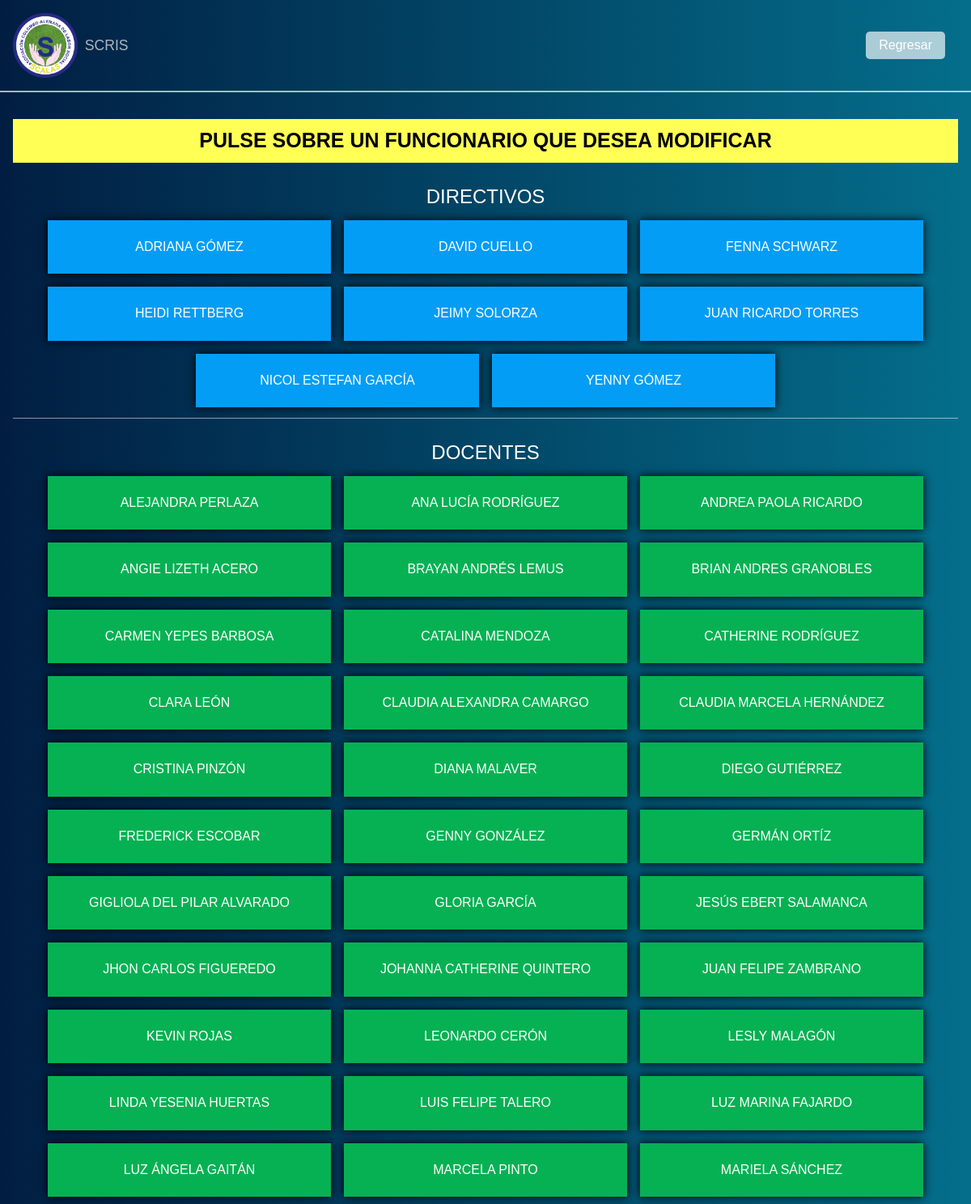
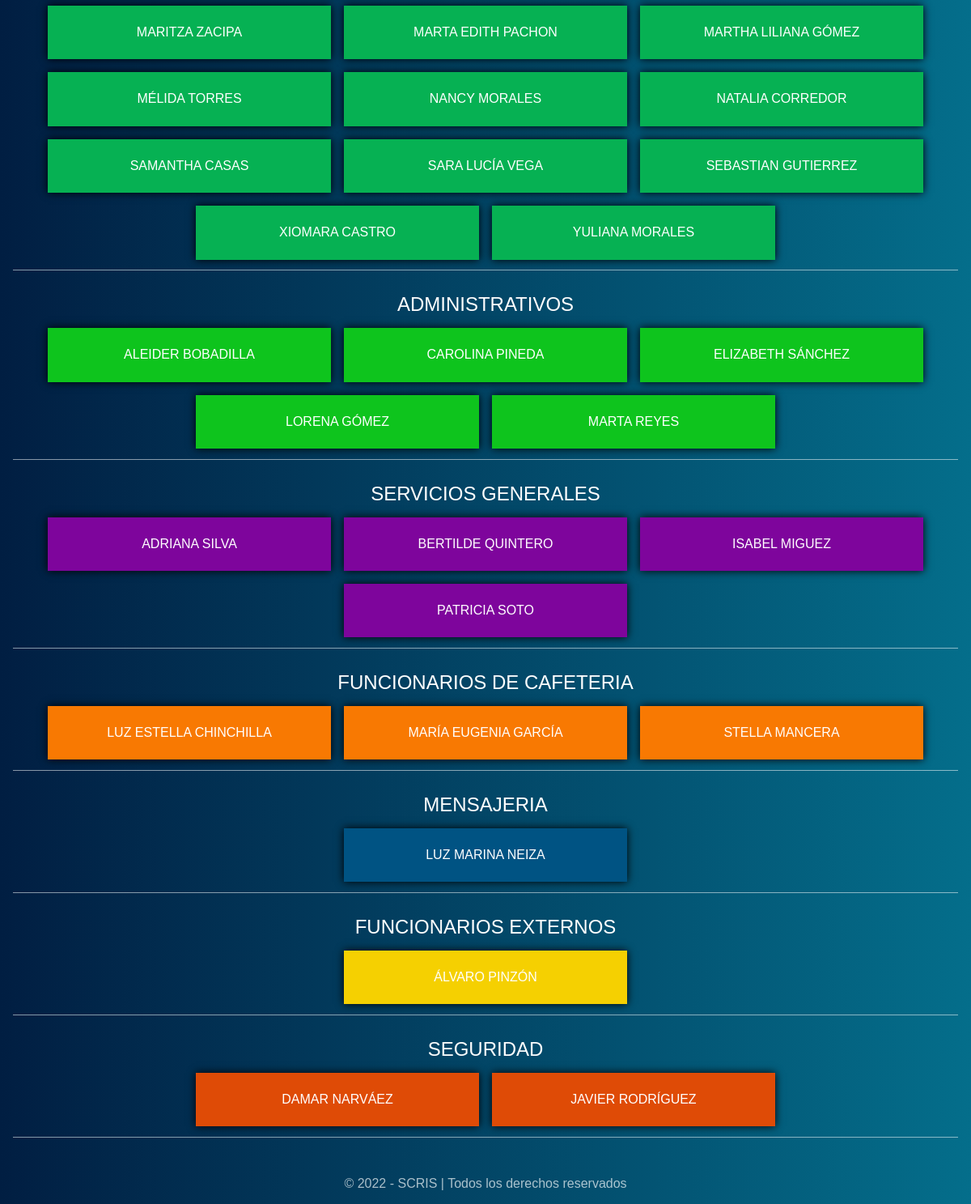
The app's page /packages/admin/modificar.php (signed in), older data (2 pictures, top to bottom).
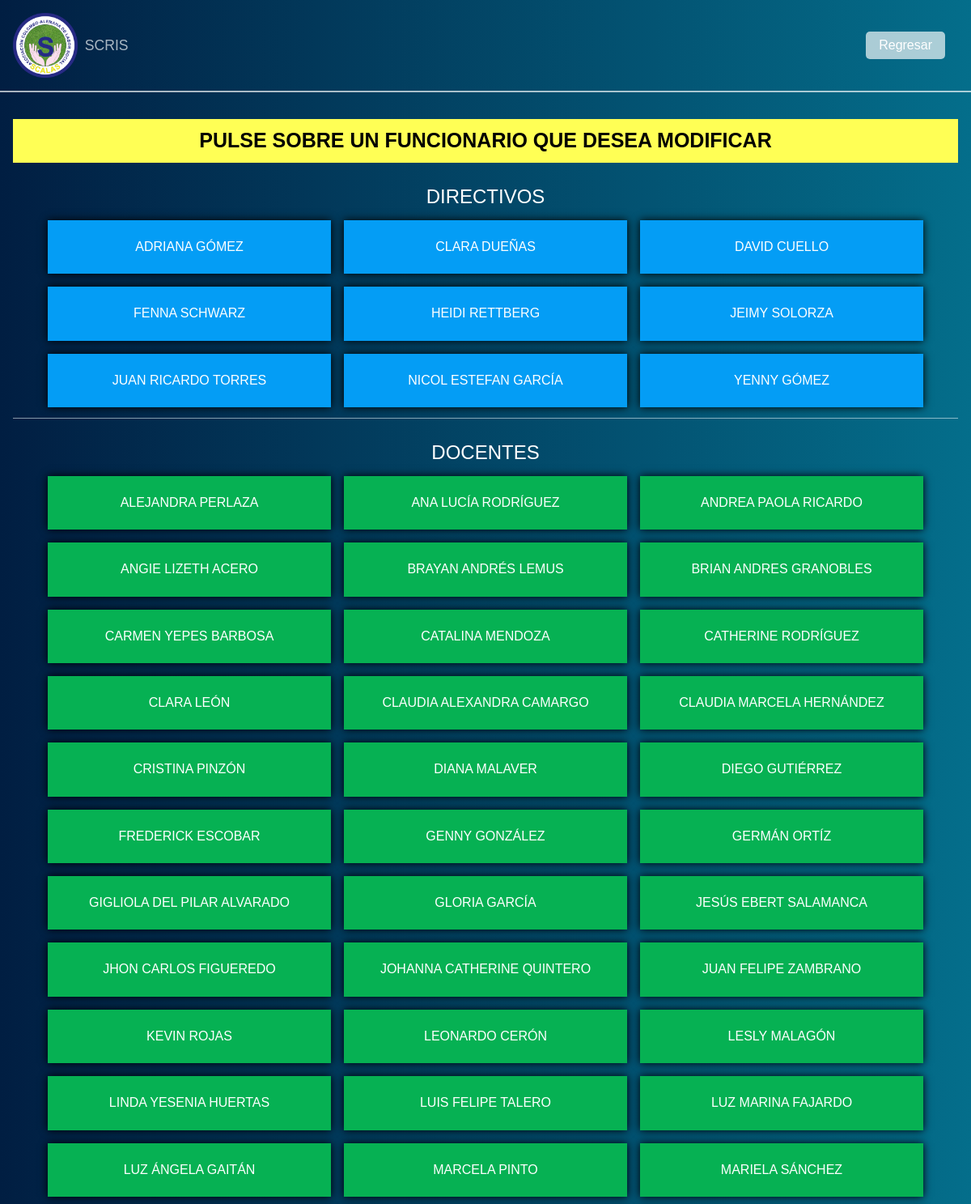
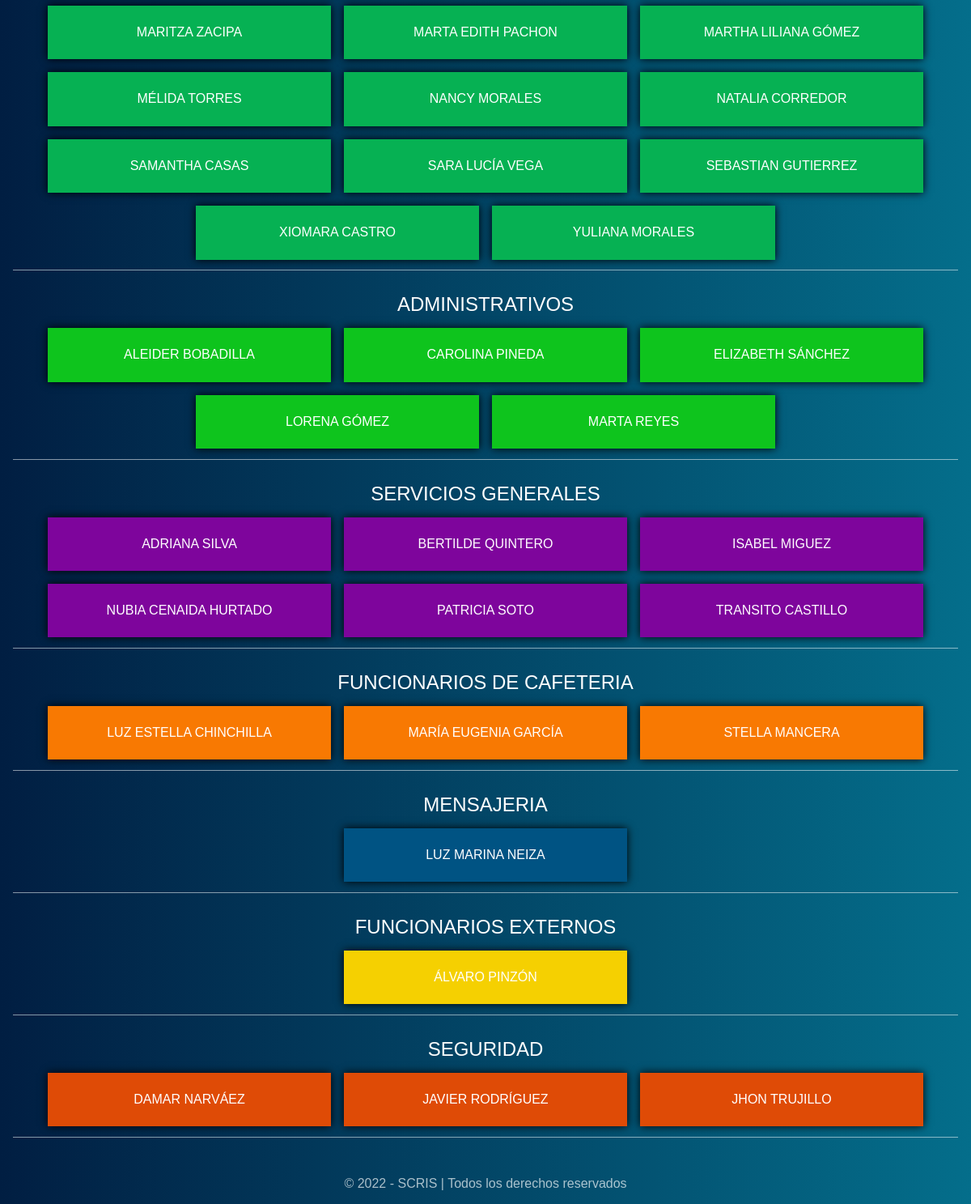
The same page, newer data (2 pictures, top to bottom).
### tables this page shows
CREATE TABLE "funcionarios" (
  "id" integer NOT NULL PRIMARY KEY AUTOINCREMENT,
  "nombre" text NOT NULL,
  "dependencia" text NOT NULL,
  "direccion" text NOT NULL,
  "asignatura" text NOT NULL,
  "placa" text NOT NULL,
  "observaciones" text NOT NULL
);

### packages/admin/modificar.php (the view, shortened to what the changed rows need)
<!DOCTYPE html>
<html lang="es">
<head>
    <link rel="stylesheet" href="../../css/normalize.css">
    <link rel="stylesheet" href="../../css/inicio.css">
</head>
<body>
    <header class="header">
        <div class="logo">
            <h1>
                SCRIS
            </h1>
        </div>
    </header>
    <section class="section" style="text-align: center ;">
        <h1 style="text-align:center ; color: #000; padding: .5em; background: #ff5; font-size:25px;">
            PULSE SOBRE UN FUNCIONARIO QUE DESEA MODIFICAR
        </h1>
        <div class="flex">
            <?php
            $directivos = "";
            $docentes = "";
            $serviciosGenerales = "";
            $administrativos = "";
            $funcionarioCafeteria = "";
            $seguridad = "";
            $mensajeria = "";
            $funcionarioExterno = "";
            $otros = "";
            $ruta = '../../db/scris.db';
            $conexion = conectar($ruta);
            $sql = "SELECT * FROM funcionarios ORDER BY nombre ASC";
            $resultado = $conexion->query($sql);
            while ($fila = $resultado->fetch()) {
                $nombre = $fila['nombre'];
                $dependencia = $fila['dependencia'];
                if ($dependencia == "DIRECTIVO") {
                    $directivos .= '<button class="btn__funcionario directivo">' . $nombre . '</button>';
                } else if ($dependencia == "DOCENTE") {
                    $docentes .= '<button class="btn__funcionario docente">' . $nombre . '</button>';
                } else if ($dependencia == "SERVICIOS GENERALES") {
                    $serviciosGenerales .= '<button class="btn__funcionario sg">' . $nombre . '</button>';
                } else if ($dependencia == "ADMINISTRATIVO") {
                    $administrativos .= '<button class="btn__funcionario administrativo">' . $nombre . '</button>';
                } else if ($dependencia == "FUNCIONARIO CAFETERÍA") {
                    $funcionarioCafeteria .= '<button class="btn__funcionario fc">' . $nombre . '</button>';
                } else if ($dependencia == "SEGURIDAD") {
                    $seguridad .= '<button class="btn__funcionario seguridad">' . $nombre . '</button>';
                } else if ($dependencia == "MENSAJERÍA") {
                    $mensajeria .= '<button class="btn__funcionario mensajeria">' . $nombre . '</button>';
                } else if ($dependencia == "FUNCIONARIO EXTERNO") {
                    $funcionarioExterno .= '<button class="btn__funcionario fe">' . $nombre . '</button>';
                } else {
                    $otros .= '<button class="btn__funcionario otros">' . $nombre . '</button>';
                }
            }
            if ($directivos != "") {
                echo '<div class="funcionarios">
                <h2>Directivos</h2>
                <div class="funcionarios__lista">
                    ' . $directivos . '
                </div>
            </div>';
            }
            if ($docentes != "") {
                echo '<div class="funcionarios">
                <h2>Docentes</h2>
                <div class="funcionarios__lista">
                    ' . $docentes . '
                </div>
            </div>';
            }
            if ($administrativos != "") {
                echo '<div class="funcionarios">
                <h2>Administrativos</h2>
                <div class="funcionarios__lista">
                    ' . $administrativos . '
                </div>
            </div>';
            }
            if ($serviciosGenerales != "") {
                echo '<div class="funcionarios">
                <h2>Servicios Generales</h2>
                <div class="funcionarios__lista">
                    ' . $serviciosGenerales . '
                </div>
            </div>';
            }
            if ($funcionarioCafeteria != "") {
                echo '<div class="funcionarios">
                <h2>Funcionarios de Cafeteria</h2>
                <div class="funcionarios__lista">
                    ' . $funcionarioCafeteria . '
                </div>
            </div>';
            }
            if ($mensajeria != "") {
                echo '<div class="funcionarios">
                <h2>Mensajeria</h2>
                <div class="funcionarios__lista">
                    ' . $mensajeria . '
                </div>
            </div>';
            }
            if ($funcionarioExterno != "") {
                echo '<div class="funcionarios">
                <h2>Funcionarios Externos</h2>
                <div class="funcionarios__lista">
                    ' . $funcionarioExterno . '
                </div>
            </div>';
            }
            if ($seguridad != "") {
                echo '<div class="funcionarios">
                <h2>Seguridad</h2>
                <div class="funcionarios__lista">
                    ' . $seguridad . '
                </div>
            </div>';
            }
            ?>
        </div>
    </section>
</body>
</html>

Row changes from the older to the newer data that the page shows:
added funcionarios: nombre "CLARA DUEÑAS"
added funcionarios: nombre "NUBIA CENAIDA HURTADO"
added funcionarios: nombre "TRANSITO CASTILLO"
added funcionarios: nombre "JHON TRUJILLO"
